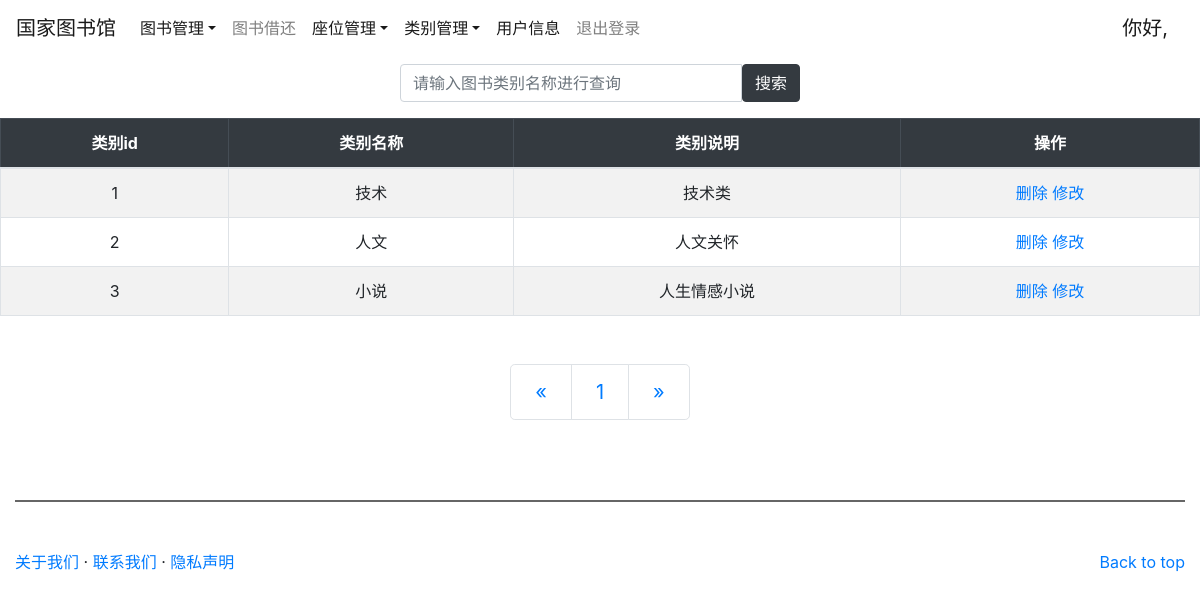
/Admin/book_type.php, run on the app's committed database.
### tables this page shows
CREATE TABLE `book_type` (
  `id` int(11) NOT NULL AUTO_INCREMENT,
  `type_name` varchar(255) DEFAULT NULL,
  `remark` varchar(255) DEFAULT NULL,
  PRIMARY KEY (`id`) USING BTREE
);

### Admin/book_type.php (the view, shortened to what this page needs)
<!DOCTYPE html>
<html lang="zh">
<head>
	<link rel="stylesheet" type="text/css" href="../css/bootstrap.min.css"/>
</head>
<body>
	<nav class="navbar navbar-expand-sm navbar-light">
		<a href="#" class="navbar-brand">国家图书馆</a>
		<div class="navbar-collapse collapse" id="nb">
			<ul class="navbar-nav">
				<li class="nav-item dropdown">
					<a href="admin_index.php" class="nav-link active dropdown-toggle" data-toggle="dropdown">图书管理</a>
				</li>
				<li class="nav-item"><a href="jh_book.php" class="nav-link">图书借还</a></li>
				<li class="nav-item dropdown">
					<a href="admin_index.php" class="nav-link active dropdown-toggle" data-toggle="dropdown">座位管理</a>
				</li>
				<li class="nav-item dropdown">
					<a href="admin_index.php" class="nav-link active dropdown-toggle" data-toggle="dropdown">类别管理</a>
				</li>
				<li class="nav-item"><a href="introduce.php" class="nav-link active">用户信息</a></li>
				<li class="nav-item"><a href="../index.php" class="nav-link">退出登录</a></li>
			</ul>
		</div>
		<span class="navbar-brand">你好,
		?></span>
	</nav>
	<form class="input-group mt-2 mb-3" method="post" action="" style="width: 400px; margin: 0 auto;">
		<input type="text" id="id" class="form-control input-group-lg " name="content" placeholder="请输入图书类别名称进行查询"/>
		<button type="submit" class="btn btn-dark">搜索</button>
	</form>
	<table class="table table-hover table-bordered table-striped container-fluid" >
		<thead class="table-dark" align="center">
			<th>类别id</th>
			<th>类别名称</th>
			<th>类别说明</th>
			<th>操作</th>
		</thead>
		<tbody class="" align="center">
			<?php
			include("../conn/conn.php");
			if(!empty($_POST['content'])){
				$content = $_POST['content'];
				$sql = "select * from book_type where type_name like '%$content%';";
			}
			else{
				$sql = "select * from book_type;";
			}
			$result = mysqli_query($conn,$sql);
			$number = mysqli_num_rows($result);
			if($number>0){
				if(empty($_GET['p'])){
					$p=0;
				}else{
					$p=$_GET['p'];
				}
				$endl=$p+10;
				if($endl>$number){
					$endl=$number;
				}
				for($i=0;$i<$endl;$i++){
					$row = mysqli_fetch_array($result);
					if($i>=$p){
						echo "<tr>";
						echo "<td>$row[0]</td><td>$row[1]</td><td>$row[2]</td>";
						echo "<td style=\"vertical-align: ;\" align='center'>
						<a href='del_booktype.php?id=$row[0]'>删除</a>
						<a href='up_booktype.php?id=$row[0]'>修改</a>
						</td></tr>";
					}
				}
			}
			else{
				echo '<h1 class="text-info">没有用户信息</h1>';
			}
			?>
		</tbody>
	</table>
	<ul class="pagination pagination-lg justify-content-center mt-5" style="width: 40px 0;">
		<li class="page-item"><a href="introduce.php ? p=0" class="page-link">&laquo;</a></li>
		<?php
			$cnt=-1;
			for($i=$number;$i!=0;$i-=10){
				if($i<0) {
					break;
				}
				else {
					$cnt+=1;
					echo "<li class='page-item'><a href='introduce.php ? p=".($cnt*10)."' class='page-link'>".($cnt+1)."</a></li>";
				}
			}
			echo "<li class=\"page-item\"><a href='introduce.php ? p=".($cnt*10)."' class=\"page-link\">&raquo;</a></li>";
		?>
	</ul>
	<?php
	include("../footer.php");
	?>
</body>
</html>

### data on the page
book_type: id "1", type_name "技术", remark "技术类"
book_type: id "2", type_name "人文", remark "人文关怀"
book_type: id "3", type_name "小说", remark "人生情感小说"
